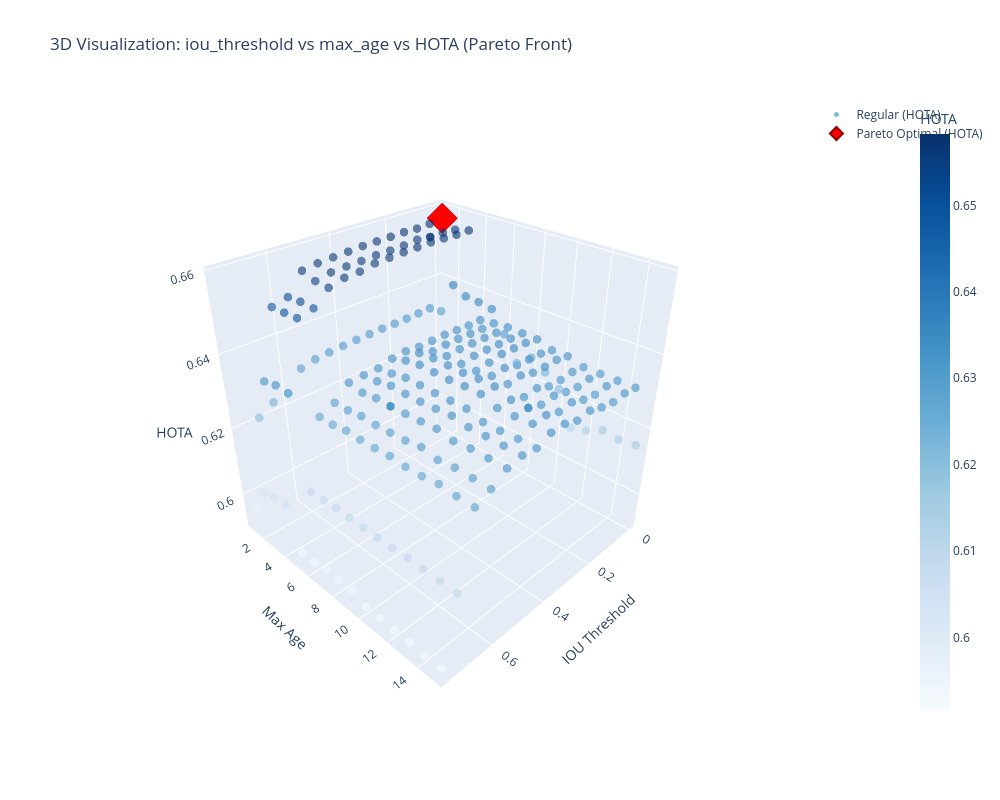

The code cell stored with this chart in its notebook:
### Markdown cell above
## 6. Interactive 3D Scatter Plot - Pareto Front

### Code cell
# Create interactive 3D plot with Plotly
df_results['Pareto'] = df_results['is_pareto'].map({True: 'Pareto Optimal', False: 'Regular'})

fig = go.Figure()

# Regular trials
regular = df_results[~df_results['is_pareto']]
fig.add_trace(go.Scatter3d(
    x=regular['iou_threshold'],
    y=regular['max_age'],
    z=regular['HOTA'],
    mode='markers',
    name='Regular (HOTA)',
    marker=dict(
        size=5,
        color=regular['HOTA'],
        colorscale='Blues',
        opacity=0.6,
        showscale=True,
        colorbar=dict(x=1.15, title="HOTA")
    ),
    text=[f"IoU: {row['iou_threshold']:.2f}<br>Age: {row['max_age']}<br>HOTA: {row['HOTA']:.4f}<br>IDF1: {row['IDF1']:.4f}" 
          for _, row in regular.iterrows()],
    hoverinfo='text'
))

# Pareto optimal trials
fig.add_trace(go.Scatter3d(
    x=pareto_trials['iou_threshold'],
    y=pareto_trials['max_age'],
    z=pareto_trials['HOTA'],
    mode='markers',
    name='Pareto Optimal (HOTA)',
    marker=dict(
        size=10,
        color='red',
        symbol='diamond',
        line=dict(color='darkred', width=2)
    ),
    text=[f"IoU: {row['iou_threshold']:.2f}<br>Age: {row['max_age']}<br>HOTA: {row['HOTA']:.4f}<br>IDF1: {row['IDF1']:.4f}" 
          for _, row in pareto_trials.iterrows()],
    hoverinfo='text'
))

fig.update_layout(
    title='3D Visualization: iou_threshold vs max_age vs HOTA (Pareto Front)',
    scene=dict(
        xaxis_title='IOU Threshold',
        yaxis_title='Max Age',
        zaxis_title='HOTA',
        camera=dict(eye=dict(x=1.5, y=1.5, z=1.3))
    ),
    width=1000,
    height=800
)

fig.show()

### Figure 1 — Plotly figure (JSON) as saved in the notebook; plotly's stock layout.template omitted (floating-point values rounded to 4 significant figures; data arrays with more than 128 entries replaced by an {"elided": "..."} marker saying what was removed)
{"data": [{"hoverinfo": "text", "marker": {"color": {"elided": "243 float values"}, "colorbar": {"title": {"text": "HOTA"}, "x": 1.15}, "colorscale": [[0, "rgb(247,251,255)"], [0.125, "rgb(222,235,247)"], [0.25, "rgb(198,219,239)"], [0.375, "rgb(158,202,225)"], [0.5, "rgb(107,174,214)"], [0.625, "rgb(66,146,198)"], [0.75, "rgb(33,113,181)"], [0.875, "rgb(8,81,156)"], [1, "rgb(8,48,107)"]], "opacity": 0.6, "showscale": true, "size": 5}, "mode": "markers", "name": "Regular (HOTA)", "text": {"elided": "243 str values"}, "type": "scatter3d", "x": {"elided": "243 float values"}, "y": {"elided": "243 float values"}, "z": {"elided": "243 float values"}}, {"hoverinfo": "text", "marker": {"color": "red", "line": {"color": "darkred", "width": 2}, "size": 10, "symbol": "diamond"}, "mode": "markers", "name": "Pareto Optimal (HOTA)", "text": ["IoU: 0.05<br>Age: 2.0<br>HOTA: 0.6588<br>IDF1: 0.6566"], "type": "scatter3d", "x": [0.05], "y": [2.0], "z": [0.6588]}], "layout": {"height": 800, "scene": {"camera": {"eye": {"x": 1.5, "y": 1.5, "z": 1.3}}, "xaxis": {"title": {"text": "IOU Threshold"}}, "yaxis": {"title": {"text": "Max Age"}}, "zaxis": {"title": {"text": "HOTA"}}}, "title": {"text": "3D Visualization: iou_threshold vs max_age vs HOTA (Pareto Front)"}, "width": 1000}}
